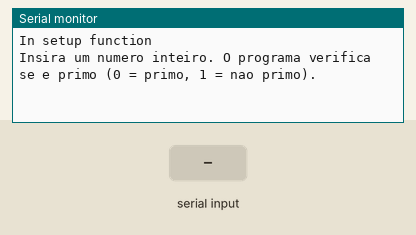
A sketch run on a simulated Arduino Uno, built with avr-gcc and run on an emulated ATmega328P. Parts: the last lines printed to the serial monitor. The inputs (shaded band) are chosen by the test bench.

Above: at 1.2 s.
1.3 s: "90,45\n" received over Serial
At 1.9 s:
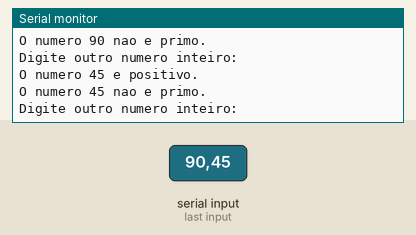
2.8 s: "5\n" received over Serial
At 4.5 s:
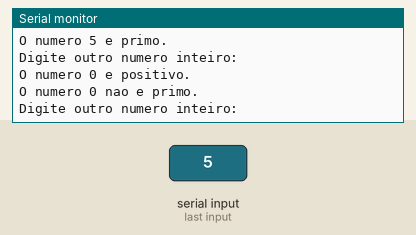
Timing chart, 0 to 6.0 s (numbered marks = the images above; inputs shaded):
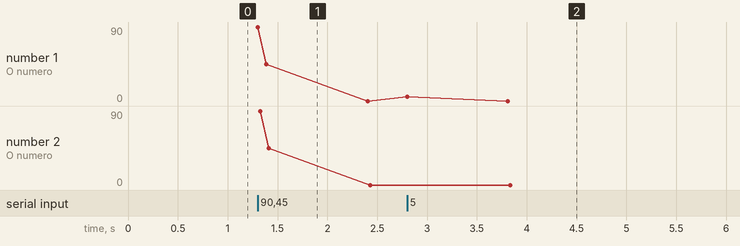

The sketch:

Embedded_C_Programming6.ino
```cpp
/////////////////////////////////////////////////
// Ficha Prática 1 - Revisões
/////////////////////////////////////////////////

/////////////////////////////////////////////////
// Eduardo Miguel Moreira Junqueira nº30241 ERSC
/////////////////////////////////////////////////

/////////////////////////////////////////////////
// 2-Exercícios-Ex6:https://www.tinkercad.com/things/gf7IW9qrlmV-copy-of-fp1-embedded-c-programming/editel?sharecode=Hdf2TzvnEm19EzHL7UEGwJI51ZkpCadSfYBeJV2a3a4
/////////////////////////////////////////////////

int num; // Número inserido pelo utilizador

// Função que testa se um número é primo
char testaPrimo(int num) {
    // Números menores que 2 não são primos
    if (num < 2) {
        return 1; // Não é primo
    }

    // Verificar se o número tem divisores além de 1 e ele mesmo
    for (int i = 2; i <= num / 2; i++) {
        if (num % i == 0) {
            return 1; // Não é primo
        }
    }

    return 0; // É primo
}

/////////////////////////////////////////////////
// Função Setup - Inicialização
/////////////////////////////////////////////////
void setup() {
  Serial.begin(9600);
  Serial.println("In setup function");
  Serial.println("Insira um numero inteiro. O programa verifica se e primo (0 = primo, 1 = nao primo).");
}

/////////////////////////////////////////////////
// Função Loop - Loop de controlo
/////////////////////////////////////////////////
void loop() {
  // Verificar se há dados disponíveis na porta serial
  if (Serial.available() > 0) {
    // Ler o número inserido pelo utilizador
    num = Serial.parseInt();

    // Verificar se o número é positivo ou negativo
    if (num >= 0) {
      Serial.print("O numero ");
      Serial.print(num);
      Serial.println(" e positivo.");

      // Testar se o número é primo
      char resultado = testaPrimo(num);

      if (resultado == 0) {
        Serial.print("O numero ");
        Serial.print(num);
        Serial.println(" e primo.");
      } else {
        Serial.print("O numero ");
        Serial.print(num);
        Serial.println(" nao e primo.");
      }

      // Pedir um novo número
      Serial.println("Digite outro numero inteiro:");

    } else {
      Serial.print("O numero ");
      Serial.print(num);
      Serial.println(" e negativo.");

      // Pedir um novo número
      Serial.println("Digite outro numero inteiro:");
    }
  }
}
```

Measured:
- after the input at 1.3 s, the serial monitor: prints a new line at once (image 1)
- after the input at 2.8 s, the serial monitor: prints a new line at once (image 2)
